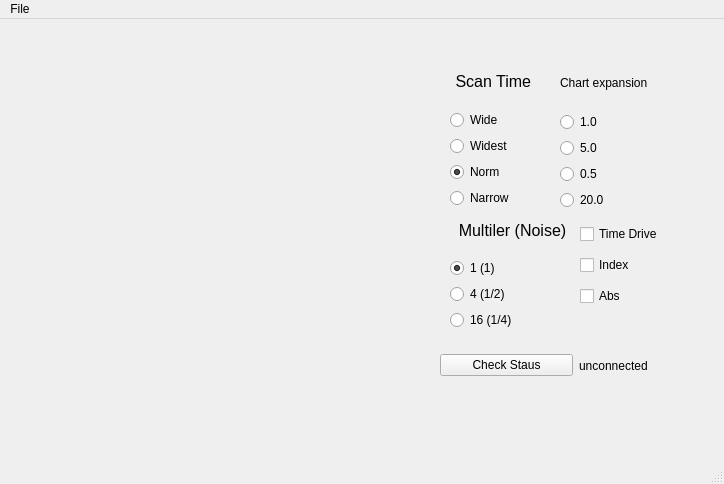
<?xml version="1.0" encoding="UTF-8"?>
<ui version="4.0">
 <class>MplMainWindow</class>
 <widget class="QMainWindow" name="MplMainWindow">
  <property name="geometry">
   <rect>
    <x>0</x>
    <y>0</y>
    <width>724</width>
    <height>484</height>
   </rect>
  </property>
  <property name="windowTitle">
   <string>MainWindow</string>
  </property>
  <widget class="QWidget" name="centralwidget">
   <widget class="QWidget" name="layoutWidget">
    <property name="geometry">
     <rect>
      <x>450</x>
      <y>40</y>
      <width>91</width>
      <height>149</height>
     </rect>
    </property>
    <layout class="QVBoxLayout" name="ScanTimeLayout">
     <item>
      <widget class="QLabel" name="label">
       <property name="font">
        <font>
         <family>Cantarell</family>
         <pointsize>12</pointsize>
         <italic>false</italic>
        </font>
       </property>
       <property name="text">
        <string>Scan Time </string>
       </property>
       <property name="alignment">
        <set>Qt::AlignCenter</set>
       </property>
      </widget>
     </item>
     <item>
      <widget class="QRadioButton" name="rbWide6">
       <property name="text">
        <string>Wide</string>
       </property>
      </widget>
     </item>
     <item>
      <widget class="QRadioButton" name="rbWide3">
       <property name="text">
        <string>Widest</string>
       </property>
      </widget>
     </item>
     <item>
      <widget class="QRadioButton" name="rbNorm12">
       <property name="text">
        <string>Norm</string>
       </property>
       <property name="checked">
        <bool>true</bool>
       </property>
      </widget>
     </item>
     <item>
      <widget class="QRadioButton" name="rbNarr60">
       <property name="text">
        <string>Narrow</string>
       </property>
      </widget>
     </item>
    </layout>
   </widget>
   <widget class="QWidget" name="layoutWidget">
    <property name="geometry">
     <rect>
      <x>450</x>
      <y>190</y>
      <width>125</width>
      <height>121</height>
     </rect>
    </property>
    <layout class="QVBoxLayout" name="MultiplerLayout">
     <item>
      <widget class="QLabel" name="label_2">
       <property name="font">
        <font>
         <pointsize>12</pointsize>
        </font>
       </property>
       <property name="text">
        <string>Multiler (Noise)</string>
       </property>
       <property name="scaledContents">
        <bool>false</bool>
       </property>
       <property name="alignment">
        <set>Qt::AlignCenter</set>
       </property>
      </widget>
     </item>
     <item>
      <widget class="QRadioButton" name="radioButton">
       <property name="text">
        <string>1 (1)</string>
       </property>
       <property name="checked">
        <bool>true</bool>
       </property>
      </widget>
     </item>
     <item>
      <widget class="QRadioButton" name="radioButton_2">
       <property name="text">
        <string>4 (1/2)</string>
       </property>
      </widget>
     </item>
     <item>
      <widget class="QRadioButton" name="radioButton_3">
       <property name="text">
        <string>16 (1/4)</string>
       </property>
      </widget>
     </item>
    </layout>
   </widget>
   <widget class="QWidget" name="layoutWidget">
    <property name="geometry">
     <rect>
      <x>560</x>
      <y>40</y>
      <width>124</width>
      <height>151</height>
     </rect>
    </property>
    <layout class="QVBoxLayout" name="ChartExpansionLoyaut">
     <item>
      <widget class="QLabel" name="label_3">
       <property name="text">
        <string>Chart expansion</string>
       </property>
      </widget>
     </item>
     <item>
      <widget class="QRadioButton" name="radioButton_5">
       <property name="text">
        <string>1.0</string>
       </property>
      </widget>
     </item>
     <item>
      <widget class="QRadioButton" name="radioButton_6">
       <property name="text">
        <string>5.0</string>
       </property>
      </widget>
     </item>
     <item>
      <widget class="QRadioButton" name="radioButton_4">
       <property name="text">
        <string>0.5</string>
       </property>
      </widget>
     </item>
     <item>
      <widget class="QRadioButton" name="radioButton_7">
       <property name="text">
        <string>20.0</string>
       </property>
      </widget>
     </item>
    </layout>
   </widget>
   <widget class="QWidget" name="layoutWidget">
    <property name="geometry">
     <rect>
      <x>580</x>
      <y>200</y>
      <width>113</width>
      <height>92</height>
     </rect>
    </property>
    <layout class="QVBoxLayout" name="CheckStatusLayout">
     <item>
      <widget class="QCheckBox" name="TimeDrive">
       <property name="text">
        <string>Time Drive</string>
       </property>
      </widget>
     </item>
     <item>
      <widget class="QCheckBox" name="Index">
       <property name="text">
        <string>Index</string>
       </property>
      </widget>
     </item>
     <item>
      <widget class="QCheckBox" name="checkBox">
       <property name="text">
        <string>Abs</string>
       </property>
      </widget>
     </item>
    </layout>
   </widget>
   <widget class="QWidget" name="layoutWidget">
    <property name="geometry">
     <rect>
      <x>440</x>
      <y>330</y>
      <width>271</width>
      <height>33</height>
     </rect>
    </property>
    <layout class="QHBoxLayout" name="StatusLoyaut">
     <item>
      <widget class="QPushButton" name="pushButton">
       <property name="text">
        <string>Check Staus</string>
       </property>
      </widget>
     </item>
     <item>
      <widget class="QLabel" name="label_5">
       <property name="text">
        <string>unconnected</string>
       </property>
      </widget>
     </item>
    </layout>
   </widget>
   <widget class="QWidget" name="horizontalLayoutWidget">
    <property name="geometry">
     <rect>
      <x>10</x>
      <y>20</y>
      <width>421</width>
      <height>391</height>
     </rect>
    </property>
    <layout class="QHBoxLayout" name="mpl"/>
   </widget>
  </widget>
  <widget class="QMenuBar" name="menubar">
   <property name="geometry">
    <rect>
     <x>0</x>
     <y>0</y>
     <width>724</width>
     <height>27</height>
    </rect>
   </property>
   <widget class="QMenu" name="menuFile">
    <property name="title">
     <string>File</string>
    </property>
    <addaction name="actionOpen"/>
    <addaction name="actionSave"/>
    <addaction name="actionClose"/>
   </widget>
   <addaction name="menuFile"/>
  </widget>
  <widget class="QStatusBar" name="statusbar">
   <property name="accessibleName">
    <string/>
   </property>
  </widget>
  <action name="actionOpen">
   <property name="text">
    <string>Open</string>
   </property>
  </action>
  <action name="actionSave">
   <property name="text">
    <string>Save</string>
   </property>
  </action>
  <action name="actionClose">
   <property name="text">
    <string>Close</string>
   </property>
  </action>
 </widget>
 <resources/>
 <connections/>
</ui>
